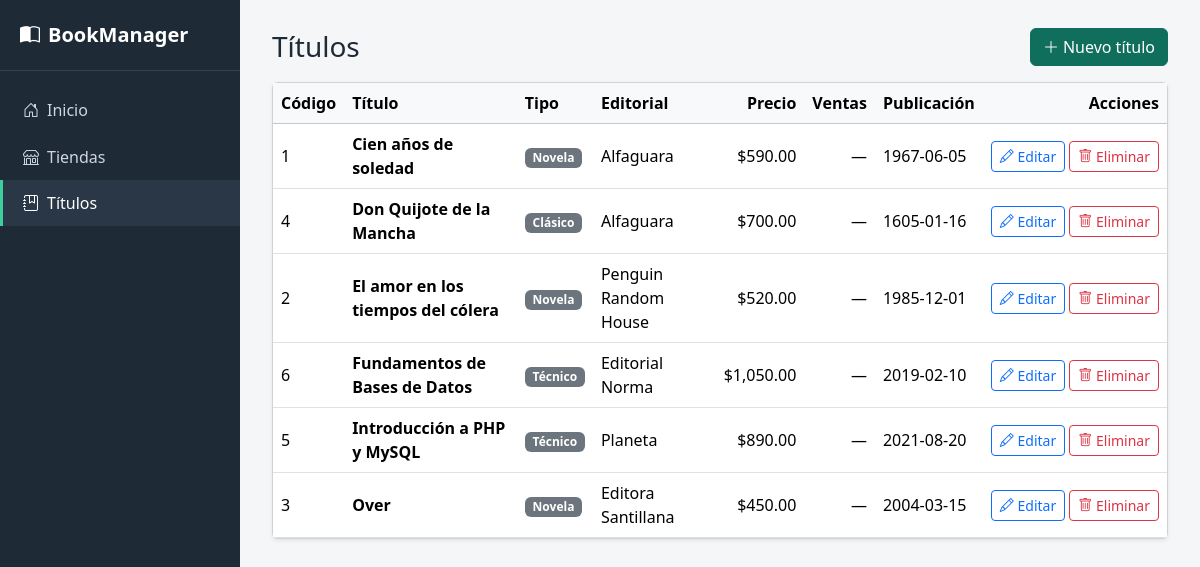
The app's page /views/titulos/index.php, older data.
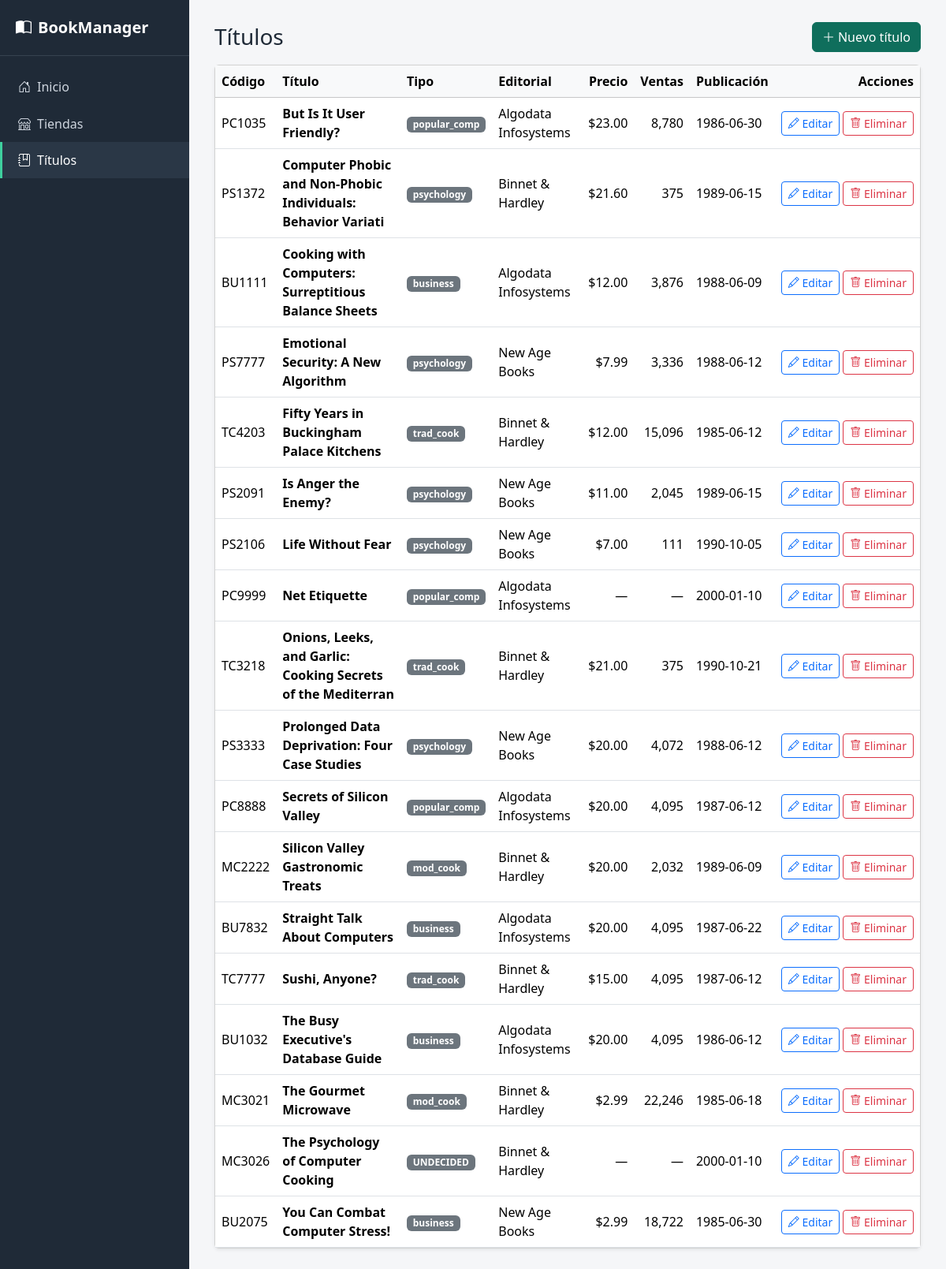
The same page, newer data.
### tables this page shows
CREATE TABLE `titulos` (
  `id_titulo` varchar(6) NOT NULL,
  `titulo` varchar(60) NOT NULL,
  `tipo` varchar(15) NOT NULL,
  `id_pub` varchar(4) NOT NULL,
  `precio` double default NULL,
  `avance` double default NULL,
  `total_ventas` int(11) default NULL,
  `notas` varchar(255) NOT NULL,
  `fecha_pub` datetime NOT NULL,
  `contrato` varchar(1) NOT NULL,
  PRIMARY KEY  (`id_titulo`)
);

CREATE TABLE `publicadores` (
  `id_pub` varchar(4) NOT NULL,
  `nombre_pub` varchar(30) NOT NULL,
  `ciudad` varchar(15) NOT NULL,
  `estado` varchar(2) NOT NULL,
  PRIMARY KEY  (`id_pub`)
);

### models/Titulo.php (called while the page is built, shortened)
<?php
class Titulo
{
    private PDO $db;
    public function __construct(PDO $db)
    {
        $this->db = $db;
    }
    public function getAll(): array
    {
        $stmt = $this->db->prepare(
            'SELECT t.*, p.nombre_pub
               FROM titulos t
               LEFT JOIN publicadores p ON p.id_pub = t.id_pub
              ORDER BY t.titulo ASC'
        );
        $stmt->execute();
        return $stmt->fetchAll();
    }
}

### includes/helpers.php (called while the page is built, shortened)
<?php
function e(?string $valor): string
{
    return htmlspecialchars((string) $valor, ENT_QUOTES, 'UTF-8');
}

### views/titulos/index.php (the view, shortened to what this page needs)
<?php
require_once __DIR__ . '/../../models/Titulo.php';
$db = (new Database())->getConnection();
$tituloModel = new Titulo($db);
$titulos = $tituloModel->getAll();
require __DIR__ . '/../../includes/header.php';
?>
<div class="d-flex justify-content-between align-items-center mb-3">
  <h1 class="h3 mb-0">Títulos</h1>
  <a href="crear.php" class="btn btn-acento"><i class="bi bi-plus-lg me-1"></i>Nuevo título</a>
</div>
<div class="card shadow-sm">
  <div class="table-responsive">
    <table class="table table-hover mb-0 align-middle">
      <thead class="table-light">
        <tr><th>Código</th><th>Título</th><th>Tipo</th><th>Editorial</th><th class="text-end">Precio</th><th class="text-end">Ventas</th><th>Publicación</th><th class="text-end">Acciones</th></tr>
      </thead>
      <tbody>
      <?php foreach ($titulos as $t): ?>
        <tr>
          <td><?= e($t['id_titulo']) ?></td>
          <td class="fw-semibold"><?= e($t['titulo']) ?></td>
          <td><span class="badge text-bg-secondary"><?= e($t['tipo']) ?></span></td>
          <td><?= e($t['nombre_pub']) ?></td>
          <td class="text-end"><?= $t['precio'] !== null ? '$' . number_format((float) $t['precio'], 2) : '—' ?></td>
          <td class="text-end"><?= $t['total_ventas'] !== null ? number_format((int) $t['total_ventas']) : '—' ?></td>
          <td><?= e(substr((string) $t['fecha_pub'], 0, 10)) ?></td>
          <td class="text-end text-nowrap">
            <a href="editar.php?id=<?= urlencode($t['id_titulo']) ?>" class="btn btn-sm btn-outline-primary"><i class="bi bi-pencil"></i> Editar</a>
            <a href="eliminar.php?id=<?= urlencode($t['id_titulo']) ?>" class="btn btn-sm btn-outline-danger"><i class="bi bi-trash"></i> Eliminar</a>
          </td>
        </tr>
      <?php endforeach; ?>
      </tbody>
    </table>
  </div>
</div>
<?php require __DIR__ . '/../../includes/footer.php'; ?>

Row changes from the older to the newer data that the page shows:
removed titulos: id_titulo "1", titulo "Cien años de soledad", tipo "Novela", id_pub.nombre_pub "Alfaguara", precio "590.00", fecha_pub "1967-06-05"
removed titulos: id_titulo "4", titulo "Don Quijote de la Mancha", tipo "Clásico", id_pub.nombre_pub "Alfaguara", precio "700.00", fecha_pub "1605-01-16"
removed titulos: id_titulo "2", titulo "El amor en los tiempos del cólera", tipo "Novela", id_pub.nombre_pub "Penguin Random House", precio "520.00", fecha_pub "1985-12-01"
removed titulos: id_titulo "6", titulo "Fundamentos de Bases de Datos", tipo "Técnico", id_pub.nombre_pub "Editorial Norma", precio "1,050.00", fecha_pub "2019-02-10"
removed titulos: id_titulo "5", titulo "Introducción a PHP y MySQL", tipo "Técnico", id_pub.nombre_pub "Planeta", precio "890.00", fecha_pub "2021-08-20"
removed titulos: id_titulo "3", titulo "Over", tipo "Novela", id_pub.nombre_pub "Editora Santillana", precio "450.00", fecha_pub "2004-03-15"
added titulos: id_titulo "PC1035", titulo "But Is It User Friendly?", tipo "popular_comp", id_pub.nombre_pub "Algodata Infosystems", precio "23.00", total_ventas "8,780", fecha_pub "1986-06-30"
added titulos: id_titulo "PS1372", titulo "Computer Phobic and Non-Phobic Individuals: Behavior Variati", tipo "psychology", id_pub.nombre_pub "Binnet & Hardley", precio "21.60", total_ventas "375", fecha_pub "1989-06-15"
added titulos: id_titulo "BU1111", titulo "Cooking with Computers: Surreptitious Balance Sheets", tipo "business", id_pub.nombre_pub "Algodata Infosystems", precio "12.00", total_ventas "3,876", fecha_pub "1988-06-09"
added titulos: id_titulo "PS7777", titulo "Emotional Security: A New Algorithm", tipo "psychology", id_pub.nombre_pub "New Age Books", precio "7.99", total_ventas "3,336", fecha_pub "1988-06-12"
added titulos: id_titulo "TC4203", titulo "Fifty Years in Buckingham Palace Kitchens", tipo "trad_cook", id_pub.nombre_pub "Binnet & Hardley", precio "12.00", total_ventas "15,096", fecha_pub "1985-06-12"
added titulos: id_titulo "PS2091", titulo "Is Anger the Enemy?", tipo "psychology", id_pub.nombre_pub "New Age Books", precio "11.00", total_ventas "2,045", fecha_pub "1989-06-15"
added titulos: id_titulo "PS2106", titulo "Life Without Fear", tipo "psychology", id_pub.nombre_pub "New Age Books", precio "7.00", total_ventas "111", fecha_pub "1990-10-05"
added titulos: id_titulo "PC9999", titulo "Net Etiquette", tipo "popular_comp", id_pub.nombre_pub "Algodata Infosystems", fecha_pub "2000-01-10"
added titulos: id_titulo "TC3218", titulo "Onions, Leeks, and Garlic: Cooking Secrets of the Mediterran", tipo "trad_cook", id_pub.nombre_pub "Binnet & Hardley", precio "21.00", total_ventas "375", fecha_pub "1990-10-21"
added titulos: id_titulo "PS3333", titulo "Prolonged Data Deprivation: Four Case Studies", tipo "psychology", id_pub.nombre_pub "New Age Books", precio "20.00", total_ventas "4,072", fecha_pub "1988-06-12"
added titulos: id_titulo "PC8888", titulo "Secrets of Silicon Valley", tipo "popular_comp", id_pub.nombre_pub "Algodata Infosystems", precio "20.00", total_ventas "4,095", fecha_pub "1987-06-12"
added titulos: id_titulo "MC2222", titulo "Silicon Valley Gastronomic Treats", tipo "mod_cook", id_pub.nombre_pub "Binnet & Hardley", precio "20.00", total_ventas "2,032", fecha_pub "1989-06-09"
added titulos: id_titulo "BU7832", titulo "Straight Talk About Computers", tipo "business", id_pub.nombre_pub "Algodata Infosystems", precio "20.00", total_ventas "4,095", fecha_pub "1987-06-22"
added titulos: id_titulo "TC7777", titulo "Sushi, Anyone?", tipo "trad_cook", id_pub.nombre_pub "Binnet & Hardley", precio "15.00", total_ventas "4,095", fecha_pub "1987-06-12"
added titulos: id_titulo "BU1032", titulo "The Busy Executive's Database Guide", tipo "business", id_pub.nombre_pub "Algodata Infosystems", precio "20.00", total_ventas "4,095", fecha_pub "1986-06-12"
added titulos: id_titulo "MC3021", titulo "The Gourmet Microwave", tipo "mod_cook", id_pub.nombre_pub "Binnet & Hardley", precio "2.99", total_ventas "22,246", fecha_pub "1985-06-18"
added titulos: id_titulo "MC3026", titulo "The Psychology of Computer Cooking", tipo "UNDECIDED", id_pub.nombre_pub "Binnet & Hardley", fecha_pub "2000-01-10"
added titulos: id_titulo "BU2075", titulo "You Can Combat Computer Stress!", tipo "business", id_pub.nombre_pub "New Age Books", precio "2.99", total_ventas "18,722", fecha_pub "1985-06-30"
